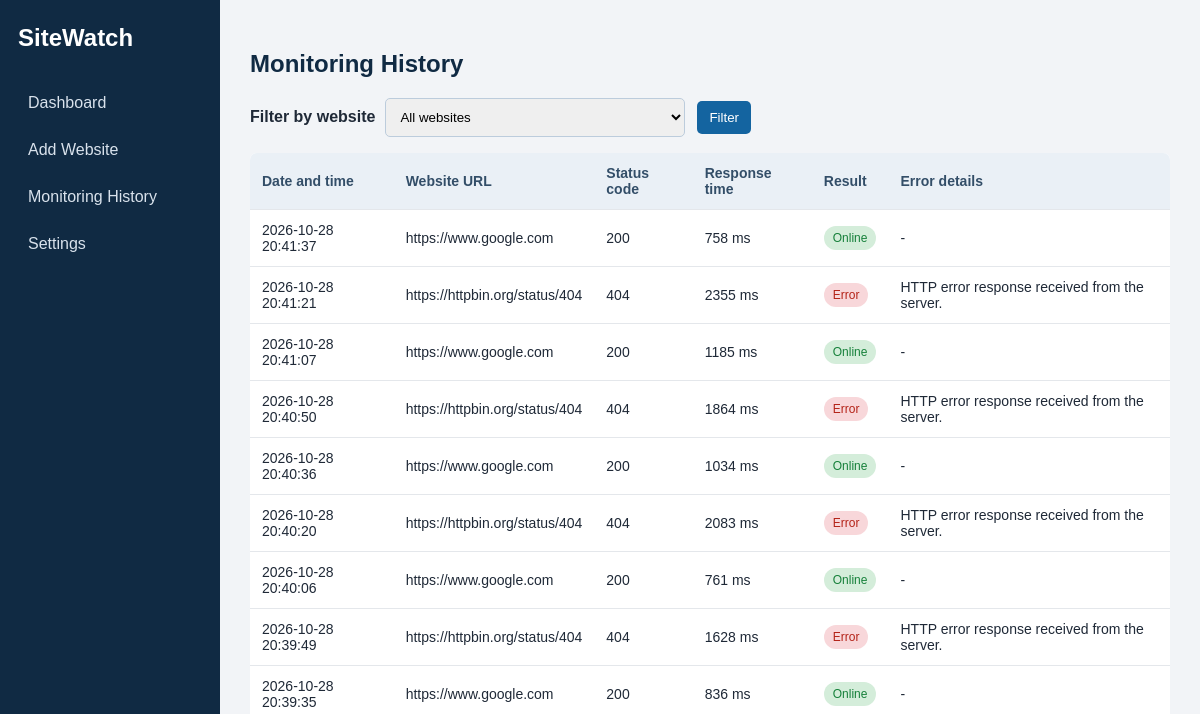
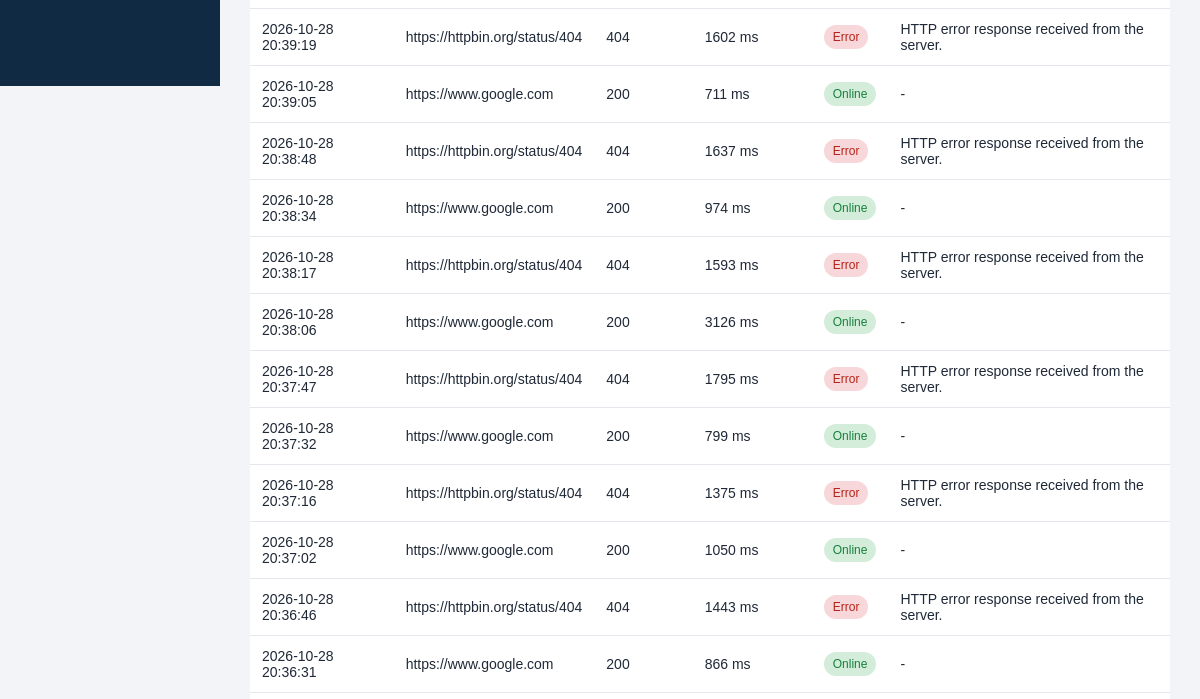
Before: /history (upper part) with the older database file (2 pictures, top to bottom).
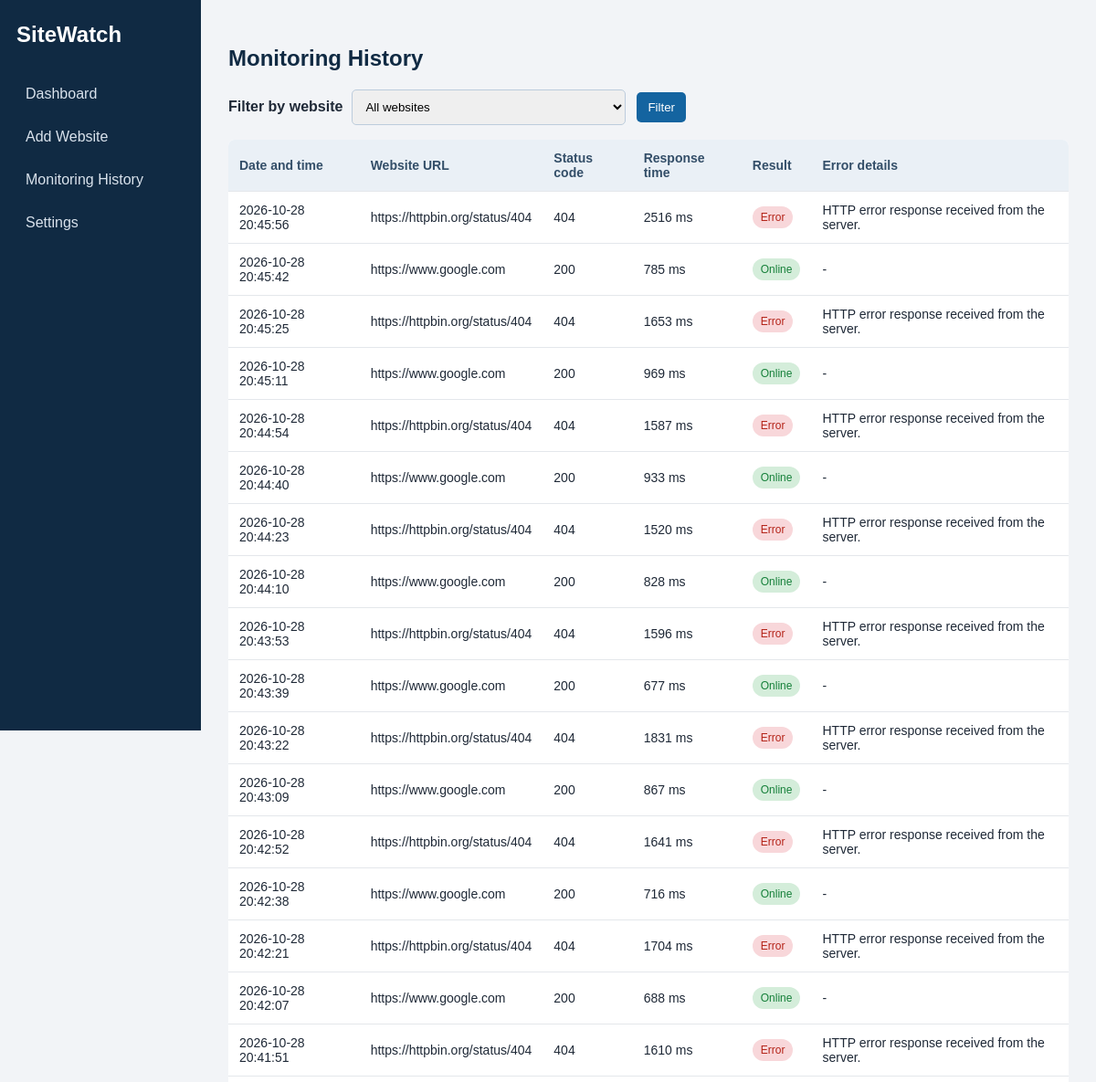
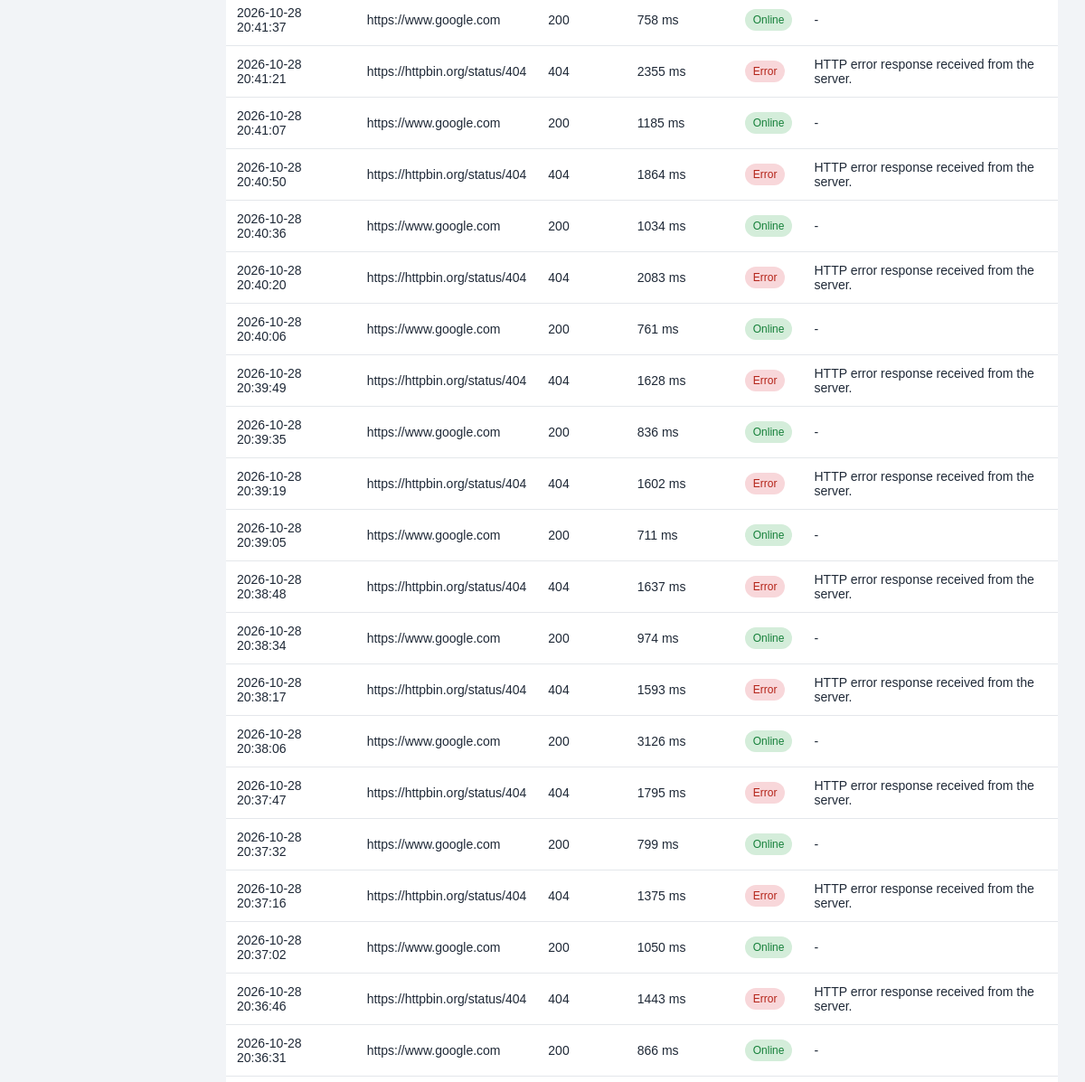
After: the same page with the newer database file (2 pictures, top to bottom).
### tables this page shows
CREATE TABLE MonitoringHistory (
            id INTEGER PRIMARY KEY AUTOINCREMENT,
            website_id INTEGER NOT NULL,
            status_code INTEGER,
            response_time INTEGER NOT NULL,
            result TEXT NOT NULL,
            checked_at TEXT NOT NULL,
            error_message TEXT,
            FOREIGN KEY (website_id) REFERENCES Websites(id) ON DELETE CASCADE
        );

CREATE TABLE Websites (
            id INTEGER PRIMARY KEY AUTOINCREMENT,
            url TEXT UNIQUE NOT NULL,
            interval_seconds INTEGER NOT NULL,
            created_at TEXT NOT NULL
        );

### app.py (the view)
@app.route("/history")
def history():
    website_id = request.args.get("website_id", "")
    connection = get_db()
    websites = connection.execute("SELECT id, url FROM Websites ORDER BY url").fetchall()
    if website_id:
        records = connection.execute("""
            SELECT h.*, w.url FROM MonitoringHistory h
            JOIN Websites w ON w.id = h.website_id
            WHERE h.website_id = ? ORDER BY h.checked_at DESC, h.id DESC
        """, (website_id,)).fetchall()
    else:
        records = connection.execute("""
            SELECT h.*, w.url FROM MonitoringHistory h
            JOIN Websites w ON w.id = h.website_id
            ORDER BY h.checked_at DESC, h.id DESC
        """).fetchall()
    connection.close()
    return render_template("history.html", records=records, websites=websites, selected=website_id)

### app.py (called while the page is built)
def get_db():
    connection = sqlite3.connect(DB_NAME)
    connection.row_factory = sqlite3.Row
    connection.execute("PRAGMA foreign_keys = ON")
    return connection

### templates/history.html (shortened to what this page needs)
{% extends "base.html" %}
{% block content %}
<h2>Monitoring History</h2>
<form class="filter-form" method="get">
    <label for="website_id">Filter by website</label>
    <select id="website_id" name="website_id">
        <option value="">All websites</option>
    </select>
    <button class="button" type="submit">Filter</button>
</form>
{% if records %}
<div class="table-wrap">
<table>
    <thead><tr><th>Date and time</th><th>Website URL</th><th>Status code</th><th>Response time</th><th>Result</th><th>Error details</th></tr></thead>
    <tbody>
    {% for row in records %}
    <tr>
        <td>{{ row.checked_at }}</td><td>{{ row.url }}</td>
        <td>{{ row.status_code if row.status_code is not none else '-' }}</td>
        <td>{{ row.response_time }} ms</td>
        <td><span class="badge {{ 'online' if row.result == 'Online' else 'failed' }}">{{ row.result }}</span></td>
        <td>{{ row.error_message if row.error_message else '-' }}</td>
    </tr>
    {% endfor %}
    </tbody>
</table>
</div>
{% else %}
<p class="empty">No monitoring history is available.</p>
{% endif %}
{% endblock %}

Changed rows visible on the page:
added MonitoringHistory: checked_at "2026-10-28 20:45:56", url "https://httpbin.org/status/404", status_code "404", response_time "2516", result "Error", error_message "HTTP error response received from the server."
added MonitoringHistory: checked_at "2026-10-28 20:45:42", url "https://www.google.com", status_code "200", response_time "785", result "Online", error_message "-"
added MonitoringHistory: checked_at "2026-10-28 20:45:25", url "https://httpbin.org/status/404", status_code "404", response_time "1653", result "Error", error_message "HTTP error response received from the server."
added MonitoringHistory: checked_at "2026-10-28 20:45:11", url "https://www.google.com", status_code "200", response_time "969", result "Online", error_message "-"
added MonitoringHistory: checked_at "2026-10-28 20:44:54", url "https://httpbin.org/status/404", status_code "404", response_time "1587", result "Error", error_message "HTTP error response received from the server."
added MonitoringHistory: checked_at "2026-10-28 20:44:40", url "https://www.google.com", status_code "200", response_time "933", result "Online", error_message "-"
added MonitoringHistory: checked_at "2026-10-28 20:44:23", url "https://httpbin.org/status/404", status_code "404", response_time "1520", result "Error", error_message "HTTP error response received from the server."
added MonitoringHistory: checked_at "2026-10-28 20:44:10", url "https://www.google.com", status_code "200", response_time "828", result "Online", error_message "-"
added MonitoringHistory: checked_at "2026-10-28 20:43:53", url "https://httpbin.org/status/404", status_code "404", response_time "1596", result "Error", error_message "HTTP error response received from the server."
added MonitoringHistory: checked_at "2026-10-28 20:43:39", url "https://www.google.com", status_code "200", response_time "677", result "Online", error_message "-"
added MonitoringHistory: checked_at "2026-10-28 20:43:22", url "https://httpbin.org/status/404", status_code "404", response_time "1831", result "Error", error_message "HTTP error response received from the server."
added MonitoringHistory: checked_at "2026-10-28 20:43:09", url "https://www.google.com", status_code "200", response_time "867", result "Online", error_message "-"
added MonitoringHistory: checked_at "2026-10-28 20:42:52", url "https://httpbin.org/status/404", status_code "404", response_time "1641", result "Error", error_message "HTTP error response received from the server."
added MonitoringHistory: checked_at "2026-10-28 20:42:38", url "https://www.google.com", status_code "200", response_time "716", result "Online", error_message "-"
added MonitoringHistory: checked_at "2026-10-28 20:42:21", url "https://httpbin.org/status/404", status_code "404", response_time "1704", result "Error", error_message "HTTP error response received from the server."
added MonitoringHistory: checked_at "2026-10-28 20:42:07", url "https://www.google.com", status_code "200", response_time "688", result "Online", error_message "-"
added MonitoringHistory: checked_at "2026-10-28 20:41:51", url "https://httpbin.org/status/404", status_code "404", response_time "1610", result "Error", error_message "HTTP error response received from the server."
